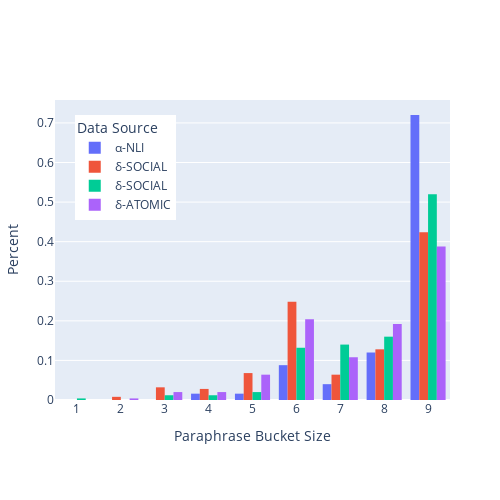

Notebook cell for this chart:
### Markdown cell above
## Total Number of Paraphrases

### Code cell
from plotly.subplots import make_subplots
import plotly.graph_objects as go

fig = go.Figure()


for i, (name, dataset) in enumerate(para_nlu.items()):
    bucket_sizes = [len(v) for v in dataset.values()]
    total_paraphrases = sum(bucket_sizes)
    print(name, total_paraphrases)
    print('mean bucket size:', np.mean(bucket_sizes), 'std:', np.std(bucket_sizes))
    fig.add_trace(go.Histogram(x=bucket_sizes, histnorm='probability', name=para_nlu_pretty_names[name], nbinsx=9))


fig.update_layout(
    autosize=False,
    width=500,
    height=500,
    margin=dict(
        l=50,
        r=50,
        b=100,
        t=100,
        pad=0
    ),
    xaxis_title="Paraphrase Bucket Size",
    yaxis_title="Percent",
    legend_title="Data Source",
    legend=dict(
        yanchor="top",
        y=0.95,
        xanchor="left",
        x=0.05
    )
)


fig.update_xaxes(tickmode='linear')
fig.write_image(f"/Users/nehasrikanth/Documents/paraphrase-nlu/experiments/data_characterization/data_size_hist.pdf")
fig.show()

### Figure 1 — Plotly figure (JSON) as saved in the notebook; plotly's stock layout.template omitted (floating-point values rounded to 4 significant figures; data arrays with more than 128 entries replaced by an {"elided": "..."} marker saying what was removed)
{"data": [{"histnorm": "probability", "name": "α-NLI", "nbinsx": 9, "type": "histogram", "x": {"elided": "250 int values"}}, {"histnorm": "probability", "name": "δ-SOCIAL", "nbinsx": 9, "type": "histogram", "x": {"elided": "250 int values"}}, {"histnorm": "probability", "name": "δ-SOCIAL", "nbinsx": 9, "type": "histogram", "x": {"elided": "250 int values"}}, {"histnorm": "probability", "name": "δ-ATOMIC", "nbinsx": 9, "type": "histogram", "x": {"elided": "250 int values"}}], "layout": {"autosize": false, "height": 500, "legend": {"title": {"text": "Data Source"}, "x": 0.05, "xanchor": "left", "y": 0.95, "yanchor": "top"}, "margin": {"b": 100, "l": 50, "pad": 0, "r": 50, "t": 100}, "width": 500, "xaxis": {"tickmode": "linear", "title": {"text": "Paraphrase Bucket Size"}}, "yaxis": {"title": {"text": "Percent"}}}}
